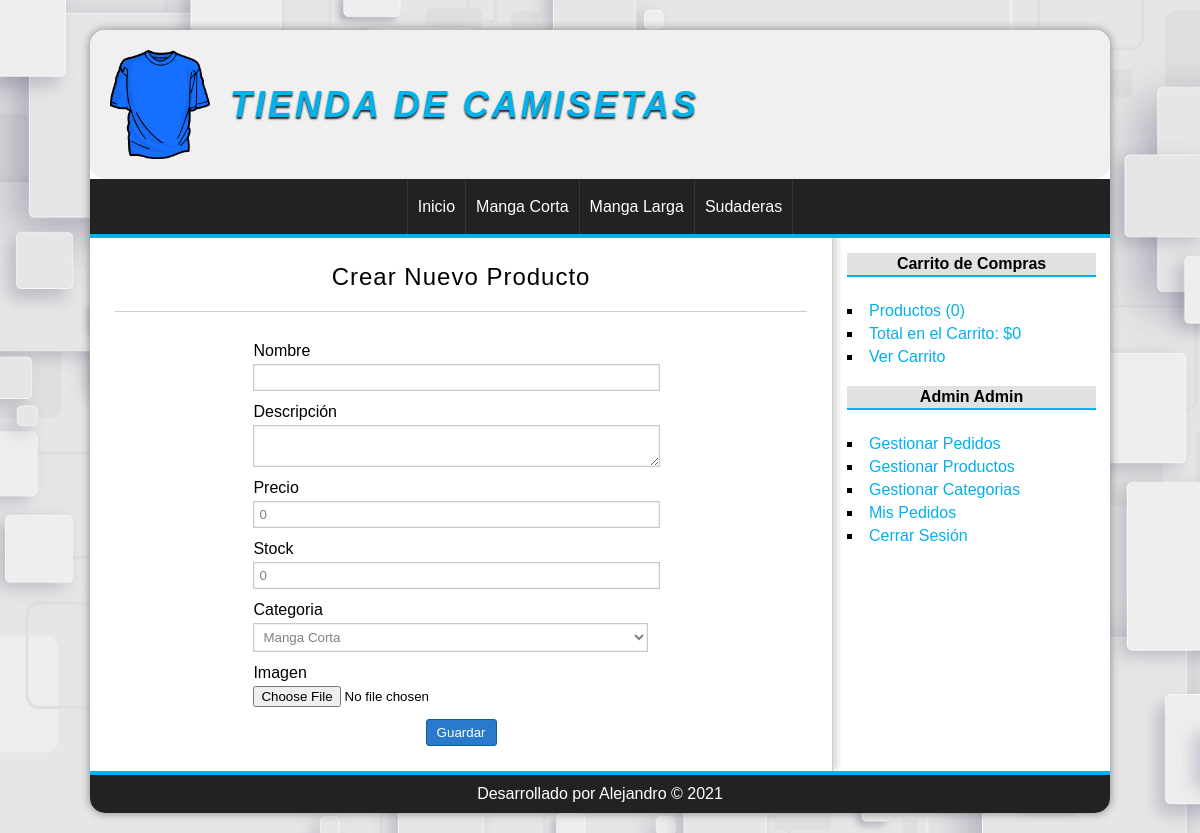
Page /producto/crear (signed in) on the committed database.
### tables this page shows
CREATE TABLE categorias(
    id INT(255) AUTO_INCREMENT NOT NULL,
    nombre VARCHAR(100) NOT NULL,
    CONSTRAINT pk_categorias PRIMARY KEY (id)
);

### config/db.php (called while the page is built)
<?php
class Database
{
    public static function connect()
    {
        $db = new mysqli("localhost", "root", "", "tienda", 3308);
        $db->query("SET NAMES 'UTF8'");
        return $db;
    }
}

### helpers/utils.php (called while the page is built, shortened)
<?php
class Utils
{
    public static function showCategorias()
    {
        require_once 'models/categoria.php';
        $categoria = new Categoria();
        $categorias = $categoria->getAll();
        return $categorias;
    }
}

### models/categoria.php (called while the page is built, shortened)
<?php
class Categoria
{
    private $db;
    public function __construct()
    {
        $this->db = Database::connect();
    }
    public function getAll()
    {
        $categorias = $this->db->query("SELECT * FROM CATEGORIAS");
        return $categorias;
    }
}

### controllers/productoController.php (called while the page is built, shortened)
<?php
class ProductoController
{
    public function crear()
    {
        require_once 'views/productos/crear.php';
    }
}

### views/productos/crear.php (the view, shortened to what this page needs)
<?php if (isset($edit) && isset($busProdu) && is_object($busProdu)) :
    $url_action = base_url . "producto/save&id=" . $busProdu->id;
?>
    <h1>Editar Producto <?= $busProdu->nombre ?></h1>
<?php else :
    $url_action = base_url . "producto/save";
?>
    <h1>Crear Nuevo Producto</h1>
<?php endif; ?>
<div class="form-container">
    <form action="<?= $url_action ?>" method="post" enctype="multipart/form-data">
        <label for="nombre">Nombre</label>
        <input type="text" name="nombre" id="nombre" value="<?= isset($busProdu) && is_object($busProdu) ? $busProdu->nombre : '' ?>">
        <label for="descripcion">Descripción</label>
        <textarea type="text" name="descripcion" id="descripcion"><?= isset($busProdu) && is_object($busProdu) ? $busProdu->descripcion : '' ?></textarea>
        <label for="precio">Precio</label>
        <input type="number" name="precio" id="precio" value="<?= isset($busProdu) && is_object($busProdu) ? $busProdu->precio : 0 ?>">
        <label for="stock">Stock</label>
        <input type="number" name="stock" id="stock" value="<?= isset($busProdu) && is_object($busProdu) ? $busProdu->stock : 0 ?>">
        <label for="categoria">Categoria</label>
        <?php $categoria = Utils::showCategorias(); ?>
        <select name="categoria" id="categoria">
            <?php while ($cat = $categoria->fetch_object()) : ?>
                <option value="<?= $cat->id ?>" <?= isset($busProdu) && is_object($busProdu) && $cat->id == $busProdu->categoria_id ? 'selected' : '' ?>><?= $cat->nombre ?></option>
            <?php endwhile; ?>
        </select>
        <label for="imagen">Imagen</label>
        <input type="file" name="imagen" id="imagen">
        <input type="submit" value="Guardar">
    </form>
</div>

### views/layout/header.php (shortened to what this page needs)
<!DOCTYPE html>
<html lang="es">
<head>
    <link rel="stylesheet" href="<?= base_url ?>assets/css/styles.css">
</head>
<body>
    <div id="container">
        <header id="header">
            <div id="logo">
                <img src="<?= base_url ?>assets/images/camiseta.png" alt="Camiseta Logo">
                <a href="<?= base_url ?>">
                    <h1>Tienda de Camisetas</h1>
                </a>
            </div>
        </header>
        <nav id="menu">
            <ul>
                <?php $categorias = Utils::showCategorias(); ?>
                <li>
                    <a href="<?= base_url ?>">Inicio</a>
                </li>
                <?php while ($cat = $categorias->fetch_object()) : ?>
                    <li>
                        <a href="<?= base_url ?>categoria/ver&id=<?= $cat->id ?>"><?= $cat->nombre ?></a>
                    </li>
                <?php endwhile; ?>
            </ul>
        </nav>
        <div id="content">

### assets/css/styles.css (style rules this page uses)
* { margin: 0; padding: 0; font-family: Arial, Helvetica, sans-serif; }
body { background: url(../images/5026563.jpg); background-repeat: inherit; background-size: cover; }
a { color: #01b1ea; text-decoration: none; }
#container { height: auto; width: 85%; background: white; margin: 0 auto; margin-top: 30px; margin-bottom: 20px; min-height: 65vh; box-shadow: 0 0 10px gray; border-radius: 15px; }
#header { width: 100%; height: auto; background: #f0f0f0f0; border-radius: 15px; }
#logo { display: flex; flex-direction: row; flex-wrap: wrap; align-items: center; padding: 20px; margin-left: 20px; }
#logo img { width: 100px; transition: all 300ms; }
#logo a { flex-basis: 70%; font-family: "Times New Roman", Times, serif; font-style: italic; font-size: 30px; letter-spacing: 3px; text-transform: uppercase; color: #01b1ea; font-weight: bold; text-decoration: none; margin-left: 20px; text-shadow: 0 2px 2px #222222; transition: all 300ms; }
#menu { background: #222; color: white; height: auto; min-height: 55px; border-bottom: 4px solid #01b1ea; }
#menu ul { display: flex; align-items: center; text-align: center; flex-wrap: wrap; list-style: none; text-decoration: none; justify-content: center; min-height: inherit; }
#menu ul li { border-right: 1px solid #363636; min-height: inherit; line-height: 55px; align-items: center; }
#menu ul li a { display: block; color: white; text-decoration: none; padding-left: 10px; padding-right: 10px; min-height: inherit; transition: all 500ms; }
#menu ul li:first-child { border-left: 1px solid #363636; }
#content { display: flex; flex-direction: row-reverse; justify-content: center; overflow: hidden; background: white; min-height: inherit; }
form { display: flex; flex-wrap: wrap; flex-direction: column; width: 100%; }
.form-container { width: 60%; margin: 0 auto; }
input[type="text"], input[type="email"], input[type="password"], input[type="number"], input[type="file"], label, select, textarea { width: 95%; flex-shrink: 1; margin-top: 2px; margin-bottom: 2px; }
textarea { resize: vertical; }
input[type="text"], input[type="password"], input[type="email"], input[type="number"], select, textarea { border: 1px solid #c9c9c9; box-shadow: 0 0 2px #ccc inset; background: white; padding: 5px; color: gray; transition: all 300ms; }
input[type="button"], input[type="submit"], button, .button { display: block; justify-self: center; border-radius: 2px; width: min-content; padding: 5px; padding-left: 10px; padding-right: 10px; color: white; background: #2979cd; border: 1px solid #11608e; cursor: pointer; margin: 0 auto; border-radius: 3px; }
label, input[type="button"], input[type="submit"], button { display: block; margin-top: 10px; }
#central h1 { font-size: 24px; text-align: center; font-weight: normal; letter-spacing: 1px; border-bottom: 1px solid #ccc; margin-bottom: 20px; padding: 20px; padding-top: 0; }
@media (min-width: 950px) and (max-width: 1500px) { #logo { flex-wrap: nowrap; margin-left: 0; } }
@media (min-width: 950px) and (max-width: 1500px) { #logo a { font-size: 18px; } }

### rows in the picture
categorias: nombre "Manga Corta"
categorias: nombre "Manga Larga"
categorias: nombre "Sudaderas"

### other values in the picture
$stats['count'] "0"
$stats['total'] "0"
$_SESSION['identity']->nombre "Admin"
$_SESSION['identity']->apellidos "Admin"
form field categoria "Manga Corta"
